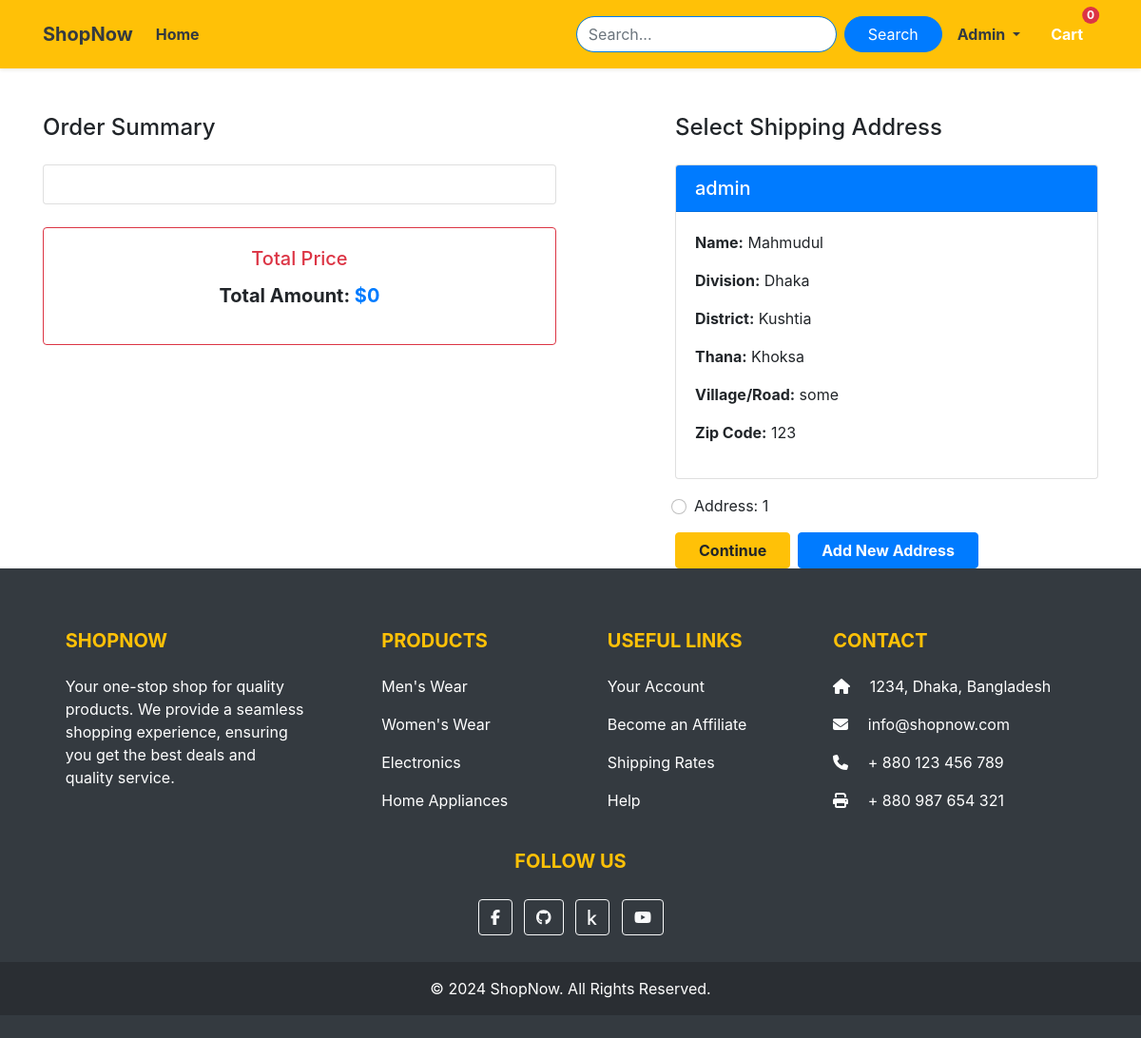
Screenshot of /checkout/ (signed in) with the database file from the repository.
### Shop/models.py (models this page shows, shortened)
class Customer(models.Model):
    user = models.ForeignKey(User, on_delete=models.CASCADE)
    name = models.CharField(max_length=200)
    division = models.CharField(choices=DIVISION_CHOICES, max_length=50)
    district = models.CharField(max_length=200)
    thana = models.CharField(max_length=50)
    villorroad = models.CharField(max_length=50)
    zipcode = models.IntegerField()

### Shop/views.py (the view)
# urls.py: path('checkout/', views.checkout, name='checkout'),
@login_required
def checkout(request):
 if request.user.is_authenticated:
    Customers = Customer.objects.filter(user=request.user)
    Carts = Cart.objects.filter(user=request.user)
    a = Cart.objects.filter(user=request.user).count()
    total_product = [product for product in Cart.objects.filter(user=request.user) ]
    total = 0
    for i in total_product:
        total += i.total_price
    return render(request, 'Shop/checkout.html', {'c':Customers ,'a':a, "carts":Carts , 'total':total})

### Shop/templates/Shop/checkout.html (shortened to what this page needs)
{% extends 'Shop/base.html' %}
{% load static %}
{% block main-content %}
<div class="container mt-5">
    <div class="row">
        <div class="col-lg-6 col-md-12 mb-4">
            <h4 class="mb-4">Order Summary</h4>
            <div class="card">
                <div class="card-body">
                </div>
            </div>
            <div class="card border-danger mt-4">
                <div class="card-body text-center">
                    <h5 class="card-title text-danger">Total Price</h5>
                    <p class="fw-bold" style="font-size: 1.25rem;">
                        Total Amount: <span class="text-primary">${{ total }}</span>
                    </p>
                </div>
            </div>
        </div>
        <div class="col-lg-5 col-md-12 offset-lg-1">
            <h4 class="mb-4">Select Shipping Address</h4>
            <form action="/payment">
                {% if c %}
                {% for c in c %}
                <div class="card mb-3">
                    <div class="card-header bg-primary text-white">
                        <h5 class="mb-0">{{ request.user }}</h5>
                    </div>
                    <div class="card-body">
                        <p><strong>Name:</strong> {{ c.name }}</p>
                        <p><strong>Division:</strong> {{ c.division }}</p>
                        <p><strong>District:</strong> {{ c.district }}</p>
                        <p><strong>Thana:</strong> {{ c.thana }}</p>
                        <p><strong>Village/Road:</strong> {{ c.villorroad }}</p>
                        <p><strong>Zip Code:</strong> {{ c.zipcode }}</p>
                    </div>
                </div>
                <div class="form-check mb-2">
                    <input class="form-check-input" type="radio" name="address" id="address{{ forloop.counter }}" value="{{ c.id }}">
                    <label class="form-check-label" for="address{{ forloop.counter }}">
                        Address: {{ forloop.counter }}
                    </label>
                </div>
                {% endfor %}
                <div class="d-flex justify-content-start gap-2 mt-3">
                    <button type="submit" class="btn btn-warning fw-bold px-4">Continue</button>
                    <a href="{% url 'profile' %}" class="btn btn-primary fw-bold px-4">Add New Address</a>
                </div>
                {% else %}
                <p>You have no address for order product.</p>
                <div class="text-end">
                    <a href="{% url 'profile' %}" class="btn btn-primary fw-bold px-5">Add Address</a>
                </div>
                {% endif %}
            </form>
        </div>
    </div>
</div>
{% endblock main-content %}

### Shop/templates/Shop/base.html (shortened to what this page needs)
<!doctype html>
{% load static %}
<html lang="en">
<head>
    <link href="https://cdn.jsdelivr.net/npm/bootstrap@5.0.0-beta1/dist/css/bootstrap.min.css" rel="stylesheet"
>
    <link rel="stylesheet" href="{% static 'Shop/css/owl.carousel.min.css' %}">
    <link rel="stylesheet" href="{% static 'Shop/css/all.min.css' %}">
    <link rel="stylesheet" href="{% static 'Shop/css/style.css' %}">
    <link rel="stylesheet" href="{% static 'Shop/css/order.css' %}">
</head>
<body>
   <nav class="navbar navbar-expand-lg navbar-dark bg-warning shadow-sm py-3">
    <div class="container">
        <a class="navbar-brand fw-bold text-dark" href="/">ShopNow</a>
        <div class="collapse navbar-collapse" id="navbarSupportedContent">
            <ul class="navbar-nav me-auto mb-2 mb-lg-0">
                <li class="nav-item">
                    <a class="nav-link text-white text-dark fw-bold" aria-current="page" href="/">Home</a>
                </li>
            </ul>
            <form id="searchForm" class="d-flex align-items-center">
                <input id="query" type="text" class="form-control me-2 rounded-pill border-primary" placeholder="Search...">
                <button id="searchButton" class="btn btn-primary fw-semibold rounded-pill px-4" type="submit">
                    Search
                </button>
            </form>
            <div>
                <ul class="navbar-nav me-auto mb-2 mb-lg-0 text-dark fw-bold">
                    {% if request.user.is_authenticated %}
                    <li class="nav-item dropdown mx-2">
                        <a class="nav-link dropdown-toggle  text-dark fw-bold fw-semibold" href="#" id="profileDropdown" role="button" data-bs-toggle="dropdown" aria-expanded="false">
                            {{request.user.username|capfirst}}
                        </a>
                    </li>
                    <li class="nav-item mx-2">
                        <a href="{% url 'showcart' %}" class="nav-link text-white position-relative">
                            Cart
                            <span class="position-absolute top-0 start-100 translate-middle badge rounded-pill bg-danger">{{a}}</span>
                        </a>
                    </li>
                    {% endif %}
                </ul>
            </div>
        </div>
    </div>
</nav>
    {% block main-content %} {% endblock main-content %}
<footer class="bg-dark text-white pt-5 pb-4">
    <div class="container text-center text-md-left">
        <div class="row text-center text-md-left">
            <div class="col-md-3 col-lg-3 col-xl-3 mx-auto mt-3">
                <h5 class="text-uppercase mb-4 font-weight-bold text-warning">ShopNow</h5>
                <p>Your one-stop shop for quality products. We provide a seamless shopping experience, ensuring you get the best deals and quality service.</p>
            </div>
            <div class="col-md-2 col-lg-2 col-xl-2 mx-auto mt-3">
                <h5 class="text-uppercase mb-4 font-weight-bold text-warning">Products</h5>
                <p><a href="#" class="text-white" style="text-decoration: none;">Men's Wear</a></p>
                <p><a href="#" class="text-white" style="text-decoration: none;">Women's Wear</a></p>
                <p><a href="#" class="text-white" style="text-decoration: none;">Electronics</a></p>
                <p><a href="#" class="text-white" style="text-decoration: none;">Home Appliances</a></p>
            </div>
            <div class="col-md-3 col-lg-2 col-xl-2 mx-auto mt-3">
                <h5 class="text-uppercase mb-4 font-weight-bold text-warning">Useful Links</h5>
                <p><a href="#" class="text-white" style="text-decoration: none;">Your Account</a></p>
                <p><a href="#" class="text-white" style="text-decoration: none;">Become an Affiliate</a></p>
                <p><a href="#" class="text-white" style="text-decoration: none;">Shipping Rates</a></p>
                <p><a href="#" class="text-white" style="text-decoration: none;">Help</a></p>
            </div>
            <div class="col-md-4 col-lg-3 col-xl-3 mx-auto mt-3">
                <h5 class="text-uppercase mb-4 font-weight-bold text-warning">Contact</h5>
                <p><i class="fas fa-home mr-3"></i> 1234, Dhaka, Bangladesh</p>
                <p><i class="fas fa-envelope mr-3"></i> info@shopnow.com</p>
                <p><i class="fas fa-phone mr-3"></i> + 880 123 456 789</p>
                <p><i class="fas fa-print mr-3"></i> + 880 987 654 321</p>
            </div>
        </div>
        <div class="row d-flex justify-content-center mt-4 mb-4">
            <div class="col-md-5 col-lg-4 col-xl-3 text-center">
                <h5 class="text-uppercase mb-4 font-weight-bold text-warning">Follow Us</h5>
                <a href="https://www.facebook.com/profile.php?id=100076803278386" target="_blank" class="btn btn-outline-light btn-floating m-1"><i class="fab fa-facebook-f"></i></a>
                <a href="https://github.com/Shawon5030" target="_blank"  class="btn btn-outline-light btn-floating m-1"><i class="fab fa-github"></i></a>
                <a href="https://www.kaggle.com/mahmudulhaqueshawon" target="_blank"   class="btn btn-outline-light btn-floating m-1"><i class="fab fa-kaggle"></i></a>
                <a href="https://www.youtube.com/channel/UCtbnZffxwpC-yRDmVlf04LQ" target="_blank"  class="btn btn-outline-light btn-floating m-1"><i class="fab fa-youtube"></i></a>
            </div>
        </div>
    </div>
    <div class="text-center p-3" style="background-color: rgba(0, 0, 0, 0.2);">
        © 2024 ShopNow. All Rights Reserved.
    </div>
</footer>
<link rel="stylesheet" href="https://cdnjs.cloudflare.com/ajax/libs/font-awesome/6.0.0-beta3/css/all.min.css">
<link rel="stylesheet" href="https://maxcdn.bootstrapcdn.com/bootstrap/4.0.0/css/bootstrap.min.css">
</body>
</html>

### Shop/templates/Shop/checkout.html (style rules this page uses)
.btn-warning { transition: background-color 0.3s ease, color 0.3s ease; }
.btn-primary { transition: background-color 0.3s ease, color 0.3s ease; }

### rows the page displays
Customer: name "Mahmudul", division "Dhaka", district "Kushtia", thana "Khoksa", villorroad "some", zipcode "123"

### other values shown
{{ request.user.username|capfirst }} "Admin"
{{ a }} "0"
{{ total }} "0"
{{ request.user }} "admin"
